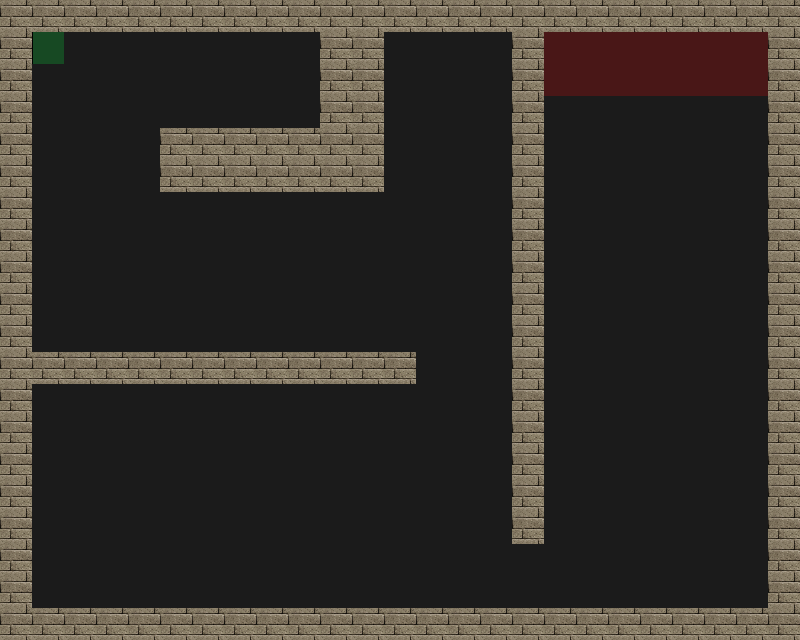

Below is a game level as drawn by its tile map, then a one-line description and the .tmx file that defines it, in full:
An orthogonal 25x20 tile map with 32x32 px tiles, 4 tile layers (Road, Trap, Wall, Utility), 4 tilesets.

<map version="2017.05.16" orientation="orthogonal" renderorder="right-down" width="25" height="20" tilewidth="32" tileheight="32" nextobjectid="1">
 <tileset firstgid="1" source="tilesets/meta.tsx" />
 <tileset firstgid="3" source="tilesets/road.tsx" />
 <tileset firstgid="4" source="tilesets/traps.tsx" />
 <tileset firstgid="196" source="tilesets/wallsandroofs.tsx" />
 <layer name="Road" width="25" height="20">
  <data encoding="csv">
3,3,3,3,3,3,3,3,3,3,3,3,3,3,3,3,3,3,3,3,3,3,3,3,3,
3,3,3,3,3,3,3,3,3,3,3,3,3,3,3,3,3,3,3,3,3,3,3,3,3,
3,3,3,3,3,3,3,3,3,3,3,3,3,3,3,3,3,3,3,3,3,3,3,3,3,
3,3,3,3,3,3,3,3,3,3,3,3,3,3,3,3,3,3,3,3,3,3,3,3,3,
3,3,3,3,3,3,3,3,3,3,3,3,3,3,3,3,3,3,3,3,3,3,3,3,3,
3,3,3,3,3,3,3,3,3,3,3,3,3,3,3,3,3,3,3,3,3,3,3,3,3,
3,3,3,3,3,3,3,3,3,3,3,3,3,3,3,3,3,3,3,3,3,3,3,3,3,
3,3,3,3,3,3,3,3,3,3,3,3,3,3,3,3,3,3,3,3,3,3,3,3,3,
3,3,3,3,3,3,3,3,3,3,3,3,3,3,3,3,3,3,3,3,3,3,3,3,3,
3,3,3,3,3,3,3,3,3,3,3,3,3,3,3,3,3,3,3,3,3,3,3,3,3,
3,3,3,3,3,3,3,3,3,3,3,3,3,3,3,3,3,3,3,3,3,3,3,3,3,
3,3,3,3,3,3,3,3,3,3,3,3,3,3,3,3,3,3,3,3,3,3,3,3,3,
3,3,3,3,3,3,3,3,3,3,3,3,3,3,3,3,3,3,3,3,3,3,3,3,3,
3,3,3,3,3,3,3,3,3,3,3,3,3,3,3,3,3,3,3,3,3,3,3,3,3,
3,3,3,3,3,3,3,3,3,3,3,3,3,3,3,3,3,3,3,3,3,3,3,3,3,
3,3,3,3,3,3,3,3,3,3,3,3,3,3,3,3,3,3,3,3,3,3,3,3,3,
3,3,3,3,3,3,3,3,3,3,3,3,3,3,3,3,3,3,3,3,3,3,3,3,3,
3,3,3,3,3,3,3,3,3,3,3,3,3,3,3,3,3,3,3,3,3,3,3,3,3,
3,3,3,3,3,3,3,3,3,3,3,3,3,3,3,3,3,3,3,3,3,3,3,3,3,
3,3,3,3,3,3,3,3,3,3,3,3,3,3,3,3,3,3,3,3,3,3,3,3,3
</data>
 </layer>
 <layer name="Trap" width="25" height="20">
  <data encoding="csv">
0,0,0,0,0,0,0,0,0,0,0,0,0,0,0,0,0,0,0,0,0,0,0,0,0,
0,0,0,0,0,0,0,0,0,0,0,0,0,0,0,0,0,0,0,0,0,0,0,0,0,
0,0,0,0,0,0,0,0,0,0,0,0,0,0,0,0,0,0,0,0,0,0,0,0,0,
0,0,0,0,0,0,0,0,0,0,0,0,0,0,0,0,0,0,0,0,0,0,0,0,0,
0,0,0,0,0,0,0,0,0,0,0,0,0,0,0,0,0,0,0,0,0,0,0,0,0,
0,0,0,0,0,0,0,0,0,0,0,0,0,0,0,0,0,0,0,0,0,0,0,0,0,
0,0,0,0,0,0,0,0,0,0,0,0,0,0,0,0,0,0,0,0,0,0,0,0,0,
0,0,0,0,0,0,0,0,0,0,0,0,0,0,0,0,0,0,0,0,0,0,0,0,0,
0,0,0,0,0,0,0,0,0,0,0,0,0,0,0,0,0,0,0,0,0,0,0,0,0,
0,0,0,0,0,0,0,0,0,0,0,0,0,0,0,0,0,0,0,0,0,0,0,0,0,
0,0,0,0,0,0,0,0,0,0,0,0,0,0,0,0,0,0,0,0,0,0,0,0,0,
0,0,0,0,0,0,0,0,0,0,0,0,0,0,0,0,0,0,0,0,0,0,0,0,0,
0,0,0,0,0,0,0,0,0,0,0,0,0,0,0,0,0,0,0,0,0,0,0,0,0,
0,0,0,0,0,0,0,0,0,0,0,0,0,0,0,0,0,0,0,0,0,0,0,0,0,
0,0,0,0,0,0,0,0,0,0,0,0,0,0,0,0,0,0,0,0,0,0,0,0,0,
0,0,0,0,0,0,0,0,0,0,0,0,0,0,0,0,0,0,0,0,0,0,0,0,0,
0,0,0,0,0,0,0,0,0,0,0,0,0,0,0,0,0,0,0,0,0,0,0,0,0,
0,0,0,0,0,0,0,0,0,0,0,0,0,0,0,0,0,0,0,0,0,0,0,0,0,
0,0,0,0,0,0,0,0,0,0,0,0,0,0,0,0,0,0,0,0,0,0,0,0,0,
0,0,0,0,0,0,0,0,0,0,0,0,0,0,0,0,0,0,0,0,0,0,0,0,0
</data>
 </layer>
 <layer name="Wall" width="25" height="20">
  <data encoding="csv">
261,261,261,261,261,261,261,261,261,261,261,261,261,261,261,261,261,261,261,261,261,261,261,261,261,
261,0,0,0,0,0,0,0,0,0,261,261,0,0,0,0,261,0,0,0,0,0,0,0,261,
261,0,0,0,0,0,0,0,0,0,261,261,0,0,0,0,261,0,0,0,0,0,0,0,261,
261,0,0,0,0,0,0,0,0,0,261,261,0,0,0,0,261,0,0,0,0,0,0,0,261,
261,0,0,0,0,261,261,261,261,261,261,261,0,0,0,0,261,0,0,0,0,0,0,0,261,
261,0,0,0,0,261,261,261,261,261,261,261,0,0,0,0,261,0,0,0,0,0,0,0,261,
261,0,0,0,0,0,0,0,0,0,0,0,0,0,0,0,261,0,0,0,0,0,0,0,261,
261,0,0,0,0,0,0,0,0,0,0,0,0,0,0,0,261,0,0,0,0,0,0,0,261,
261,0,0,0,0,0,0,0,0,0,0,0,0,0,0,0,261,0,0,0,0,0,0,0,261,
261,0,0,0,0,0,0,0,0,0,0,0,0,0,0,0,261,0,0,0,0,0,0,0,261,
261,0,0,0,0,0,0,0,0,0,0,0,0,0,0,0,261,0,0,0,0,0,0,0,261,
261,261,261,261,261,261,261,261,261,261,261,261,261,0,0,0,261,0,0,0,0,0,0,0,261,
261,0,0,0,0,0,0,0,0,0,0,0,0,0,0,0,261,0,0,0,0,0,0,0,261,
261,0,0,0,0,0,0,0,0,0,0,0,0,0,0,0,261,0,0,0,0,0,0,0,261,
261,0,0,0,0,0,0,0,0,0,0,0,0,0,0,0,261,0,0,0,0,0,0,0,261,
261,0,0,0,0,0,0,0,0,0,0,0,0,0,0,0,261,0,0,0,0,0,0,0,261,
261,0,0,0,0,0,0,0,0,0,0,0,0,0,0,0,261,0,0,0,0,0,0,0,261,
261,0,0,0,0,0,0,0,0,0,0,0,0,0,0,0,0,0,0,0,0,0,0,0,261,
261,0,0,0,0,0,0,0,0,0,0,0,0,0,0,0,0,0,0,0,0,0,0,0,261,
261,261,261,261,261,261,261,261,261,261,261,261,261,261,261,261,261,261,261,261,261,261,261,261,261
</data>
 </layer>
 <layer name="Utility" width="25" height="20">
  <data encoding="csv">
0,0,0,0,0,0,0,0,0,0,0,0,0,0,0,0,0,0,0,0,0,0,0,0,0,
0,2,0,0,0,0,0,0,0,0,0,0,0,0,0,0,0,1,1,1,1,1,1,1,0,
0,0,0,0,0,0,0,0,0,0,0,0,0,0,0,0,0,1,1,1,1,1,1,1,0,
0,0,0,0,0,0,0,0,0,0,0,0,0,0,0,0,0,0,0,0,0,0,0,0,0,
0,0,0,0,0,0,0,0,0,0,0,0,0,0,0,0,0,0,0,0,0,0,0,0,0,
0,0,0,0,0,0,0,0,0,0,0,0,0,0,0,0,0,0,0,0,0,0,0,0,0,
0,0,0,0,0,0,0,0,0,0,0,0,0,0,0,0,0,0,0,0,0,0,0,0,0,
0,0,0,0,0,0,0,0,0,0,0,0,0,0,0,0,0,0,0,0,0,0,0,0,0,
0,0,0,0,0,0,0,0,0,0,0,0,0,0,0,0,0,0,0,0,0,0,0,0,0,
0,0,0,0,0,0,0,0,0,0,0,0,0,0,0,0,0,0,0,0,0,0,0,0,0,
0,0,0,0,0,0,0,0,0,0,0,0,0,0,0,0,0,0,0,0,0,0,0,0,0,
0,0,0,0,0,0,0,0,0,0,0,0,0,0,0,0,0,0,0,0,0,0,0,0,0,
0,0,0,0,0,0,0,0,0,0,0,0,0,0,0,0,0,0,0,0,0,0,0,0,0,
0,0,0,0,0,0,0,0,0,0,0,0,0,0,0,0,0,0,0,0,0,0,0,0,0,
0,0,0,0,0,0,0,0,0,0,0,0,0,0,0,0,0,0,0,0,0,0,0,0,0,
0,0,0,0,0,0,0,0,0,0,0,0,0,0,0,0,0,0,0,0,0,0,0,0,0,
0,0,0,0,0,0,0,0,0,0,0,0,0,0,0,0,0,0,0,0,0,0,0,0,0,
0,0,0,0,0,0,0,0,0,0,0,0,0,0,0,0,0,0,0,0,0,0,0,0,0,
0,0,0,0,0,0,0,0,0,0,0,0,0,0,0,0,0,0,0,0,0,0,0,0,0,
0,0,0,0,0,0,0,0,0,0,0,0,0,0,0,0,0,0,0,0,0,0,0,0,0
</data>
 </layer>
</map>
